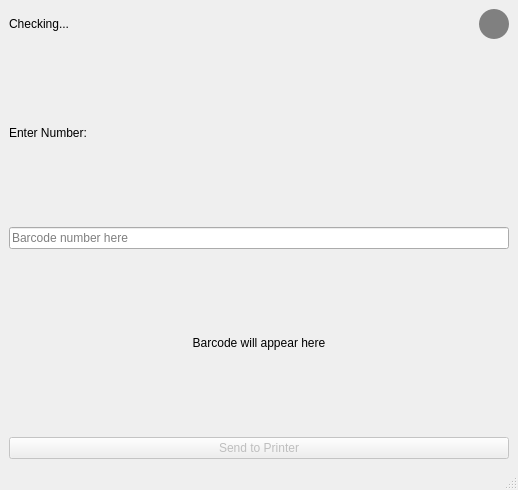
<?xml version="1.0" encoding="UTF-8"?>
<ui version="4.0">
 <class>MainWindow</class>
 <widget class="QMainWindow" name="MainWindow">
  <property name="geometry">
   <rect>
    <x>0</x>
    <y>0</y>
    <width>518</width>
    <height>490</height>
   </rect>
  </property>
  <property name="windowTitle">
   <string>alphaJET Printer Demo</string>
  </property>
  <widget class="QWidget" name="centralwidget">
   <layout class="QVBoxLayout" name="verticalLayout" stretch="0,0,1,0,0">
    <item>
     <layout class="QHBoxLayout" name="statusLayout">
      <item>
       <widget class="QLabel" name="statusLabel">
        <property name="text">
         <string>Checking...</string>
        </property>
       </widget>
      </item>
      <item>
       <widget class="QLabel" name="statusIndicator">
        <property name="minimumSize">
         <size>
          <width>30</width>
          <height>30</height>
         </size>
        </property>
        <property name="maximumSize">
         <size>
          <width>30</width>
          <height>30</height>
         </size>
        </property>
        <property name="styleSheet">
         <string>background-color: gray; border-radius: 15px;</string>
        </property>
       </widget>
      </item>
     </layout>
    </item>
    <item>
     <widget class="QLabel" name="inputLabel">
      <property name="text">
       <string>Enter Number:</string>
      </property>
     </widget>
    </item>
    <item>
     <widget class="QLineEdit" name="numberEdit">
      <property name="maxLength">
       <number>32</number>
      </property>
      <property name="placeholderText">
       <string>Barcode number here</string>
      </property>
     </widget>
    </item>
    <item>
     <widget class="QLabel" name="barcodeLabel">
      <property name="sizePolicy">
       <sizepolicy hsizetype="Preferred" vsizetype="Preferred">
        <horstretch>0</horstretch>
        <verstretch>0</verstretch>
       </sizepolicy>
      </property>
      <property name="minimumSize">
       <size>
        <width>400</width>
        <height>100</height>
       </size>
      </property>
      <property name="text">
       <string>Barcode will appear here</string>
      </property>
      <property name="alignment">
       <set>Qt::AlignCenter</set>
      </property>
     </widget>
    </item>
    <item>
     <widget class="QPushButton" name="sendButton">
      <property name="enabled">
       <bool>false</bool>
      </property>
      <property name="text">
       <string>Send to Printer</string>
      </property>
     </widget>
    </item>
   </layout>
  </widget>
  <widget class="QMenuBar" name="menubar">
   <property name="geometry">
    <rect>
     <x>0</x>
     <y>0</y>
     <width>518</width>
     <height>33</height>
    </rect>
   </property>
  </widget>
  <widget class="QStatusBar" name="statusbar"/>
 </widget>
 <resources/>
 <connections/>
</ui>
